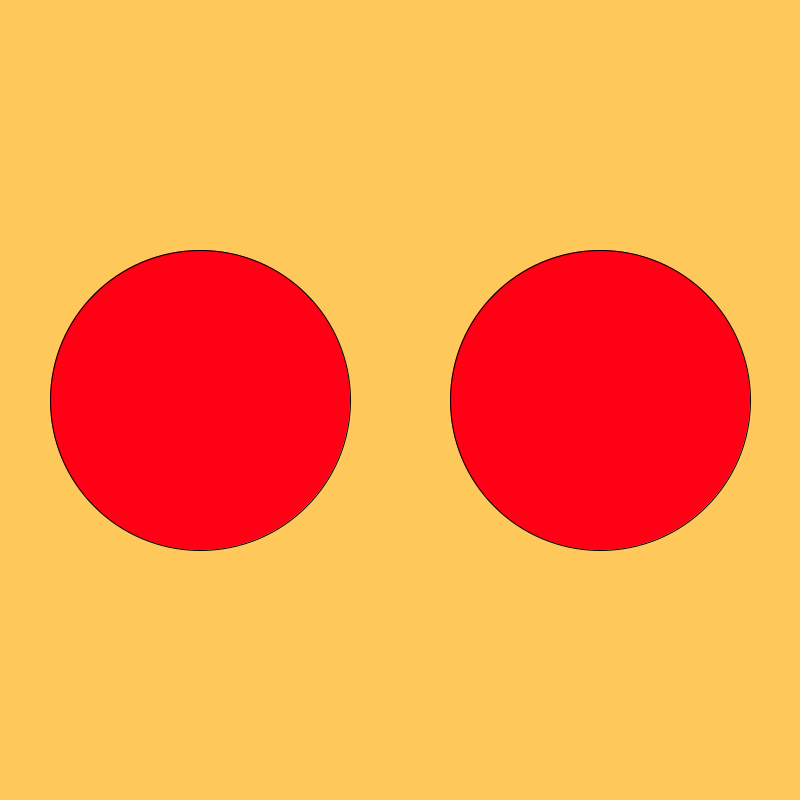
Frame 1 (no input)
Frame 60 (the mouse pressed at the canvas centre just before this capture): identical to frame 1, image omitted
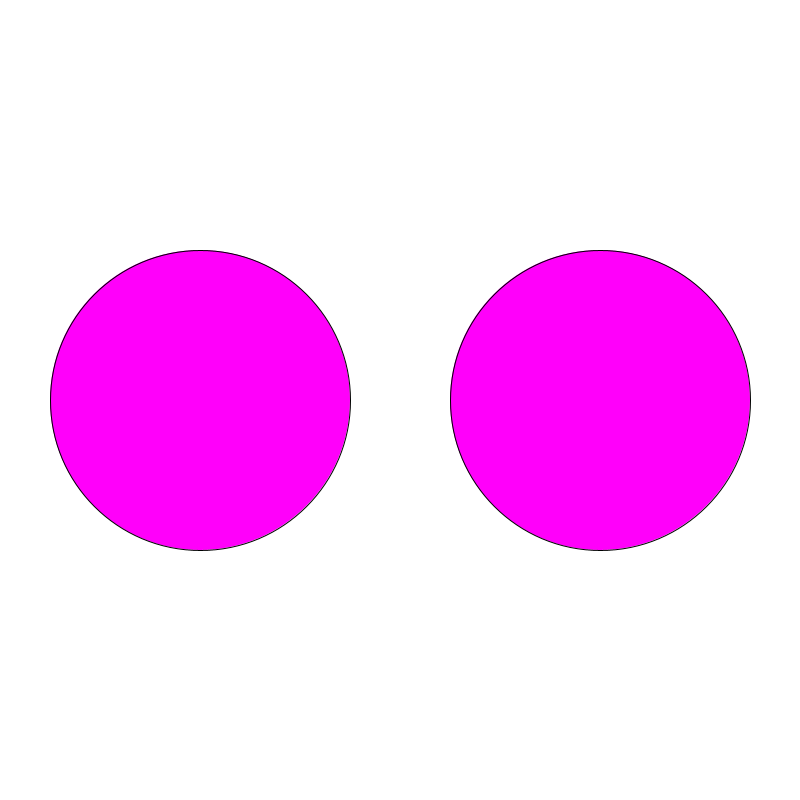
Frame 120 (the mouse held since frame 60 and released just before this capture)

The Processing sketch that drew these frames (run headless with seeded random() and noise(); from frame 60 on, the mouse is pressed at the canvas centre):

// Processing sketch: LogicalDot
// ── LogicalDot.pde
void setup(){
  size(800,800);
  background(250,200,90);
}
void draw(){
 fill(#FF0015);
  ellipse(200,400,300,300);
  ellipse(600,400,300,300);
  if(mousePressed){
  fill(255,0,250);
  background(255,255,255);
  }else{
    fill(#FF0015);
    background(255,200,90);
}
ellipse(200,400,300,300);
ellipse(600,400,300,300);
}
